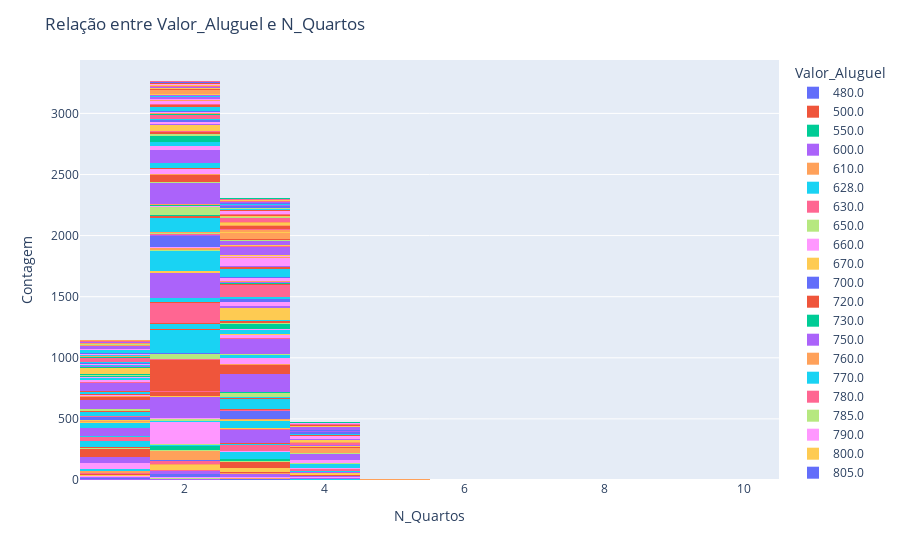

The code cell stored with this chart in its notebook:
### Code cell
# A seguir, faremos a relação entre a Variável 'N_Quartos' x 'Valor_Aluguel':
fig = px.histogram(df, x='N_Quartos', color='Valor_Aluguel', barmode='stack')

# Layout
fig.update_layout(title='Relação entre Valor_Aluguel e N_Quartos',
                  xaxis_title='N_Quartos',
                  yaxis_title='Contagem',
                  legend_title='Valor_Aluguel')
fig.show()
